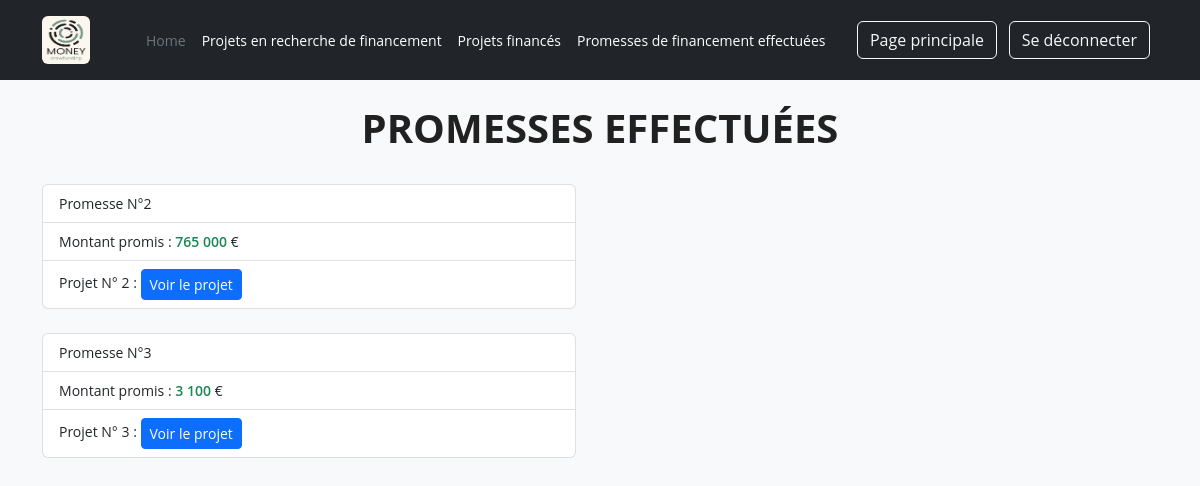
/afficher_liste_promesses_effectuees.php (signed in), run on the app's committed database.
### tables this page shows
CREATE TABLE `promesse` (
  `id` int(11) NOT NULL,
  `utilisateur` int(11) DEFAULT NULL,
  `projet` int(11) DEFAULT NULL,
  `montant_promis` int(11) DEFAULT NULL
);

### afficher_liste_promesses_effectuees.php (called while the page is built, shortened)
<?php
include "library/init.php";
if(empty($_SESSION["id"])) {
    include "templates/pages/page_form_connexion.php";
    exit();
} else {
    $utilisateur = new utilisateur();
    $utilisateur->recupererUnUtilisateur($_SESSION["id"]);
}
$promesse = new promesse();
$listePromessesEffectuees = $promesse->recupererPromessesUnUtilisateur($utilisateur->id());
include "templates/pages/page_liste_promesses_effectuees.php";

### data/utilisateur.php (called while the page is built, shortened)
<?php
class utilisateur {
    protected $id = 0;
    function id() {
        return $this->id;
    }
    function executerRequete($sql, $parametres = []) {
        global $bdd;
        $requete = $bdd->prepare($sql);
        if (!$requete->execute($parametres)) {
            echo "Echec de la requête";
            return false;
        }
        return $requete;
    }
    function recupererUnUtilisateur($id) {
        $sql = "SELECT `id`, `login`, `password`, `email`, `nom`, `type`
                FROM `utilisateur`
                WHERE `id` = :id";
        $parametres = [
            ":id" => $id
        ];
        $requete = $this->executerRequete($sql, $parametres);
        $lignes = $requete->fetchAll(PDO::FETCH_ASSOC);
        if (empty($lignes)) {
            return false;
        } else {
            $this->id = $lignes[0]["id"];
            return true;
        }
    }
}

### data/promesse.php (called while the page is built, shortened)
<?php
class promesse {
    protected $projet = 0;
    protected $montant_promis = "";
    protected $id = 0;
    function getProjet() {
        return $this->projet;
    }
    function getMontantpromis() {
        return $this->montant_promis;
    }
    function id() {
        return $this->id;
    }
    function chargerInformationsPromesse($tabPromesse) {
        if (isset($tabPromesse["projet"])) {
            $this->projet = $tabPromesse["projet"];
        }
        if (isset($tabPromesse["montant_promis"])) {
            $this->montant_promis = $tabPromesse["montant_promis"];
        }
    }
    function executerRequete($sql, $parametres = []) {
        global $bdd;
        $requete = $bdd->prepare($sql);
        if (!$requete->execute($parametres)) {
            echo "Echec de la requête";
            return false;
        }
        return $requete;
    }
    function recupererPromessesUnUtilisateur($idUtilisateur) {
        $sql = "SELECT *
                FROM `promesse`
                WHERE `promesse`.`utilisateur` = :idUtilisateur";
        $requete = $this->executerRequete($sql, [":idUtilisateur" => $idUtilisateur]);
        $lignes = $requete->fetchAll(PDO::FETCH_ASSOC);
        $liste = [];
        foreach ($lignes as $tabPromesse) {
            $promesse = new promesse();
            $promesse->chargerInformationsPromesse($tabPromesse);
            $promesse->id = $tabPromesse["id"];
            $liste[$tabPromesse["id"]] = $promesse;
        }
        return $liste;
    }
}

### templates/pages/page_liste_promesses_effectuees.php (the view, shortened to what this page needs)
<!DOCTYPE html>
<html lang="en">
<head>
    <?php include "templates/fragments/head.php" ?>
</head>
<body>
<?php include "templates/fragments/header.php" ?>
    <div class="container my-4">
        <main>
            <h1 class="h1 fw-bold text-center text-uppercase">Promesses effectuées</h1>
            <div class="row g-5">
                <div class="col-md-4 col-lg-6">
                    <?php if(empty($listePromessesEffectuees)): ?>
                        <div class="alert alert-primary my-4">Il n'y a pas de promesses de réaliser</div>
                    <?php else: ?>
                        <?php foreach($listePromessesEffectuees as $unePromesse): ?>
                            <ul class="list-group my-4">
                                <li class="list-group-item list-group-item-action">Promesse N°<?= $unePromesse->id() ?></li>
                                <li class="list-group-item list-group-item-action">Montant promis : <span class="text-success fw-semibold"><?= htmlentities(number_format($unePromesse->getMontantpromis(), 0, ',', ' ')) ?></span> €</li>
                                <li class="list-group-item">Projet N° <?= $unePromesse->getProjet() ?> : <a href="afficher_detail_projet.php?id=<?= $unePromesse->getProjet() ?>" class="btn btn-primary btn-sm" title="Vers le détail du projet" >Voir le projet</a></li>
                            </ul>
                        <?php endforeach; ?>
                    <?php endif; ?>
                </div>
            </div>
        </main>
    </div>
<?php include "templates/fragments/footer.php" ?>

### css/style.css (style rules this page uses)
* { margin: 0; padding: 0; box-sizing: border-box; }
html { scroll-behavior: smooth; }
body { color: #212121; background-color: #f8f9fa; font-size: 14px; font-family: 'Open Sans', sans-serif; }
a { text-decoration: none; color: inherit; }

### data on the page
promesse: id "2", montant_promis "765 000", projet "2"
promesse: id "3", montant_promis "3 100", projet "3"
